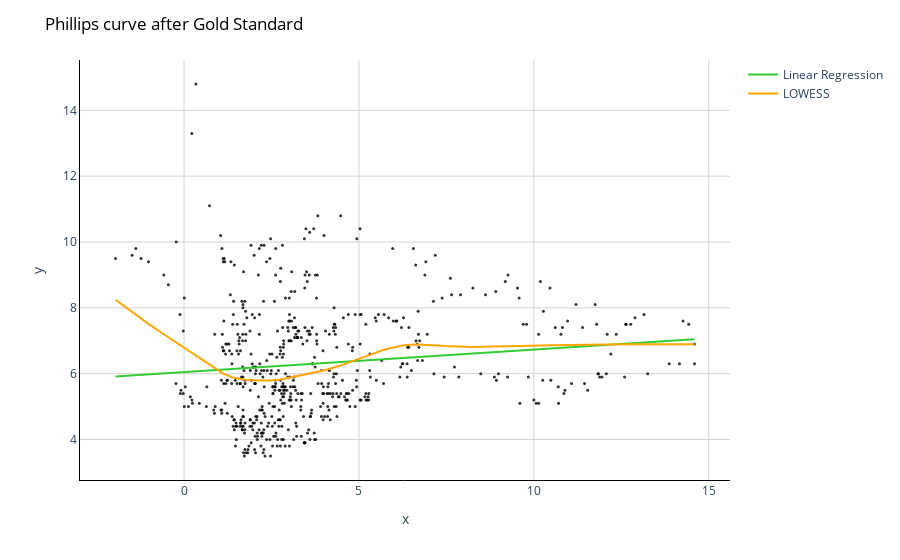

The code cell stored with this chart in its notebook:
### Code cell
# Create a scatter plot
fig = px.scatter(df, x=df['CPI'][312:], y=df['UN_RATE'][312:], 
                 opacity=0.8, color_discrete_sequence=['black'])

# Add the prediction line
fig.add_traces(go.Scatter(x=x_range, y=y_range, name='Linear Regression', line=dict(color='limegreen')))
fig.add_traces(go.Scatter(x=y_hat2[:,0], y=y_hat2[:,1], name='LOWESS', line=dict(color='orange')))

# Change chart background color
fig.update_layout(dict(plot_bgcolor = 'white'))

# Update axes lines
fig.update_xaxes(showgrid=True, gridwidth=1, gridcolor='lightgrey', 
                 zeroline=True, zerolinewidth=1, zerolinecolor='lightgrey', 
                 showline=True, linewidth=1, linecolor='black')

fig.update_yaxes(showgrid=True, gridwidth=1, gridcolor='lightgrey', 
                 zeroline=True, zerolinewidth=1, zerolinecolor='lightgrey', 
                 showline=True, linewidth=1, linecolor='black')

# Set figure title
fig.update_layout(title=dict(text="Phillips curve after Gold Standard", 
                             font=dict(color='black')))

# Update marker size
fig.update_traces(marker=dict(size=3))

fig.show()

### Figure 1 — Plotly figure (JSON) as saved in the notebook; plotly's stock layout.template omitted (floating-point values rounded to 4 significant figures; data arrays with more than 128 entries replaced by an {"elided": "..."} marker saying what was removed)
{"data": [{"hovertemplate": "x=%{x}<br>y=%{y}<extra></extra>", "legendgroup": "", "marker": {"color": "black", "opacity": 0.8, "size": 3, "symbol": "circle"}, "mode": "markers", "name": "", "orientation": "v", "showlegend": false, "type": "scatter", "x": {"elided": "572 float values"}, "xaxis": "x", "y": {"elided": "572 float values"}, "yaxis": "y"}, {"line": {"color": "limegreen"}, "marker": {"size": 3}, "name": "Linear Regression", "type": "scatter", "x": [-1.959, -1.088, -0.2165, 0.6546, 1.526, 2.397, 3.268, 4.139, 5.01, 5.881, 6.752, 7.623, 8.495, 9.366, 10.24, 11.11, 11.98, 12.85, 13.72, 14.59], "y": [5.912, 5.971, 6.031, 6.091, 6.15, 6.21, 6.269, 6.329, 6.388, 6.448, 6.507, 6.567, 6.627, 6.686, 6.746, 6.805, 6.865, 6.924, 6.984, 7.043]}, {"line": {"color": "orange"}, "marker": {"size": 3}, "name": "LOWESS", "type": "scatter", "x": {"elided": "572 float values"}, "y": {"elided": "572 float values"}}], "layout": {"legend": {"tracegroupgap": 0}, "margin": {"t": 60}, "plot_bgcolor": "white", "title": {"font": {"color": "black"}, "text": "Phillips curve after Gold Standard"}, "xaxis": {"anchor": "y", "domain": [0, 1], "gridcolor": "lightgrey", "gridwidth": 1, "linecolor": "black", "linewidth": 1, "showgrid": true, "showline": true, "title": {"text": "x"}, "zeroline": true, "zerolinecolor": "lightgrey", "zerolinewidth": 1}, "yaxis": {"anchor": "x", "domain": [0, 1], "gridcolor": "lightgrey", "gridwidth": 1, "linecolor": "black", "linewidth": 1, "showgrid": true, "showline": true, "title": {"text": "y"}, "zeroline": true, "zerolinecolor": "lightgrey", "zerolinewidth": 1}}}
